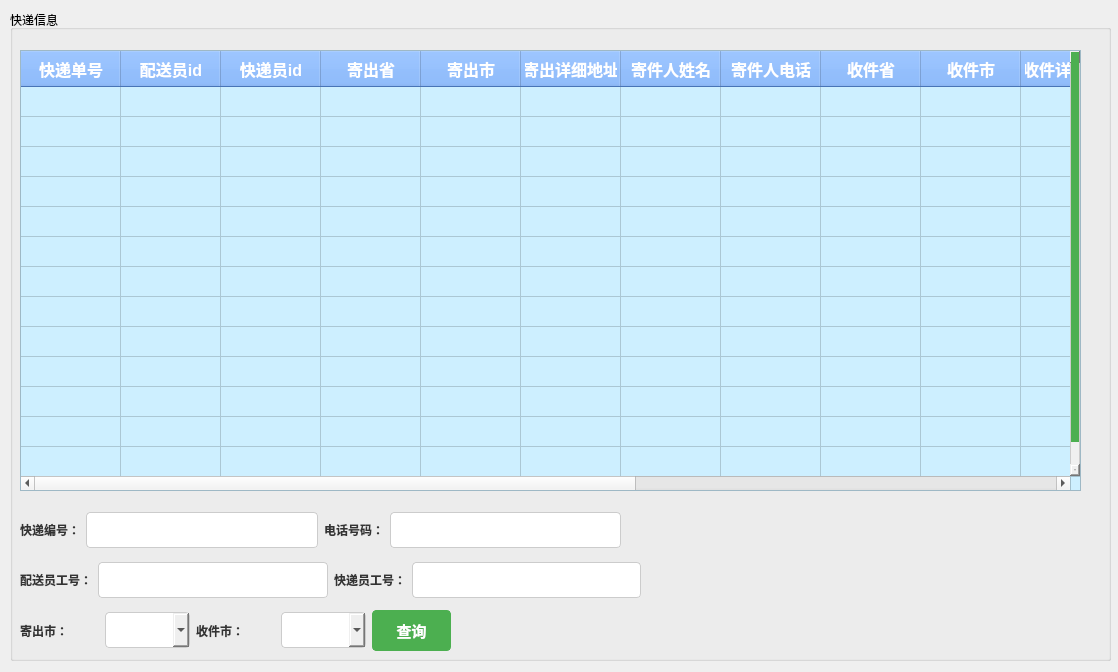
<?xml version="1.0" encoding="UTF-8"?>
<ui version="4.0">
 <class>ProfileForm</class>
 <widget class="QWidget" name="ProfileForm">
  <property name="geometry">
   <rect>
    <x>0</x>
    <y>0</y>
    <width>1118</width>
    <height>672</height>
   </rect>
  </property>
  <property name="windowTitle">
   <string>查询快递信息</string>
  </property>
  <property name="styleSheet">
   <string notr="true">
                QLabel {
                    color: #333;
                    font: 14px &quot;幼圆&quot;;
                    font-weight: bold;
                }

                QLineEdit,
                QComboBox  {
                    padding: 8px;
                    font-size: 14px;
                    border: 1px solid #ccc;
                    border-radius: 4px;
                }

                QTableWidget {
                    font: 14px &quot;幼圆&quot;;
                    background-color: #cdefff;
                }

                QTableWidget::item {
                    font: 14px &quot;幼圆&quot;;
                }

                QHeaderView {
                    font: bold 16px &quot;幼圆&quot;;
                }
                
                QTableWidget::item:selected {
                    background-color: #a6a6a6;
                }

                QTableWidget QHeaderView::section {
                    background-color: #65a3ff;
                    color: white;
                    font-weight: bold;
                    font-size: 16px;
                    padding: 4px;
                }

                QTableWidget::item {
                    padding: 10px;
                }

                QPushButton {
                    padding: 8px 16px;
                    font-size: 15px;
                    font-weight: bold;
                    border: 1px solid #4CAF50;
                    border-radius: 4px;
                    color: #fff;
                    background-color: #4CAF50;
                }

                 QPushButton:hover {
                    background-color: #45a049;
                    border: 1px solid #45a049;
                }

                QTextEdit {
                    font-size: 14px;
                    border: 1px solid #ccc;
                    border-radius: 4px;
                }

                QScrollBar:vertical {
                    border: 1px solid #ccc;
                    background: #f0f0f0;
                    width: 10px;
                    margin: 0px 0px 0px 0px;
                }

                QScrollBar::handle:vertical {
                    background: #4CAF50;
                    min-height: 20px;
                }
            </string>
  </property>
  <widget class="QGroupBox" name="groupBox">
   <property name="geometry">
    <rect>
     <x>10</x>
     <y>10</y>
     <width>1101</width>
     <height>651</height>
    </rect>
   </property>
   <property name="title">
    <string>快递信息</string>
   </property>
   <widget class="QTableWidget" name="tableWidget">
    <property name="geometry">
     <rect>
      <x>10</x>
      <y>40</y>
      <width>1061</width>
      <height>441</height>
     </rect>
    </property>
    <attribute name="verticalHeaderVisible">
     <bool>false</bool>
    </attribute>
    <row>
     <property name="text">
      <string>新建行</string>
     </property>
    </row>
    <row>
     <property name="text">
      <string>新建行</string>
     </property>
    </row>
    <row>
     <property name="text">
      <string>新建行</string>
     </property>
    </row>
    <row>
     <property name="text">
      <string>新建行</string>
     </property>
    </row>
    <row>
     <property name="text">
      <string>新建行</string>
     </property>
    </row>
    <row>
     <property name="text">
      <string>新建行</string>
     </property>
    </row>
    <row>
     <property name="text">
      <string>新建行</string>
     </property>
    </row>
    <row>
     <property name="text">
      <string>新建行</string>
     </property>
    </row>
    <row>
     <property name="text">
      <string>新建行</string>
     </property>
    </row>
    <row>
     <property name="text">
      <string>新建行</string>
     </property>
    </row>
    <row>
     <property name="text">
      <string>新建行</string>
     </property>
    </row>
    <row>
     <property name="text">
      <string>新建行</string>
     </property>
    </row>
    <row>
     <property name="text">
      <string>新建行</string>
     </property>
    </row>
    <column>
     <property name="text">
      <string>快递单号</string>
     </property>
    </column>
    <column>
     <property name="text">
      <string>配送员id</string>
     </property>
    </column>
    <column>
     <property name="text">
      <string>快递员id</string>
     </property>
    </column>
    <column>
     <property name="text">
      <string>寄出省</string>
     </property>
    </column>
    <column>
     <property name="text">
      <string>寄出市</string>
     </property>
    </column>
    <column>
     <property name="text">
      <string>寄出详细地址</string>
     </property>
    </column>
    <column>
     <property name="text">
      <string>寄件人姓名</string>
     </property>
    </column>
    <column>
     <property name="text">
      <string>寄件人电话</string>
     </property>
    </column>
    <column>
     <property name="text">
      <string>收件省</string>
     </property>
    </column>
    <column>
     <property name="text">
      <string>收件市</string>
     </property>
    </column>
    <column>
     <property name="text">
      <string>收件详细地址</string>
     </property>
    </column>
    <column>
     <property name="text">
      <string>收件人姓名</string>
     </property>
    </column>
    <column>
     <property name="text">
      <string>收件人电话</string>
     </property>
    </column>
    <column>
     <property name="text">
      <string>备注</string>
     </property>
    </column>
    <column>
     <property name="text">
      <string>当前位置</string>
     </property>
    </column>
    <column>
     <property name="text">
      <string>当前状态</string>
     </property>
    </column>
    <column>
     <property name="text">
      <string>预计送达时间</string>
     </property>
    </column>
   </widget>
   <widget class="QWidget" name="layoutWidget">
    <property name="geometry">
     <rect>
      <x>10</x>
      <y>500</y>
      <width>601</width>
      <height>40</height>
     </rect>
    </property>
    <layout class="QHBoxLayout" name="horizontalLayout">
     <item>
      <widget class="QLabel" name="label">
       <property name="text">
        <string>快递编号：</string>
       </property>
      </widget>
     </item>
     <item>
      <widget class="QLineEdit" name="input1_lineedit"/>
     </item>
     <item>
      <widget class="QLabel" name="label_2">
       <property name="text">
        <string>电话号码：</string>
       </property>
      </widget>
     </item>
     <item>
      <widget class="QLineEdit" name="input2_lineedit"/>
     </item>
    </layout>
   </widget>
   <widget class="QWidget" name="layoutWidget_2">
    <property name="geometry">
     <rect>
      <x>10</x>
      <y>550</y>
      <width>621</width>
      <height>40</height>
     </rect>
    </property>
    <layout class="QHBoxLayout" name="horizontalLayout_2">
     <item>
      <widget class="QLabel" name="label_3">
       <property name="text">
        <string>配送员工号：</string>
       </property>
      </widget>
     </item>
     <item>
      <widget class="QLineEdit" name="input1_lineedit_2"/>
     </item>
     <item>
      <widget class="QLabel" name="label_4">
       <property name="text">
        <string>快递员工号：</string>
       </property>
      </widget>
     </item>
     <item>
      <widget class="QLineEdit" name="input2_lineedit_2"/>
     </item>
    </layout>
   </widget>
   <widget class="QWidget" name="layoutWidget">
    <property name="geometry">
     <rect>
      <x>10</x>
      <y>600</y>
      <width>431</width>
      <height>41</height>
     </rect>
    </property>
    <layout class="QHBoxLayout" name="horizontalLayout_3">
     <item>
      <widget class="QLabel" name="label_5">
       <property name="text">
        <string>寄出市：</string>
       </property>
      </widget>
     </item>
     <item>
      <widget class="QComboBox" name="comboBox"/>
     </item>
     <item>
      <widget class="QLabel" name="label_6">
       <property name="text">
        <string>收件市：</string>
       </property>
      </widget>
     </item>
     <item>
      <widget class="QComboBox" name="comboBox_2"/>
     </item>
     <item>
      <widget class="QPushButton" name="btn_query_3">
       <property name="text">
        <string>查询</string>
       </property>
      </widget>
     </item>
    </layout>
   </widget>
  </widget>
 </widget>
 <resources/>
 <connections/>
</ui>
